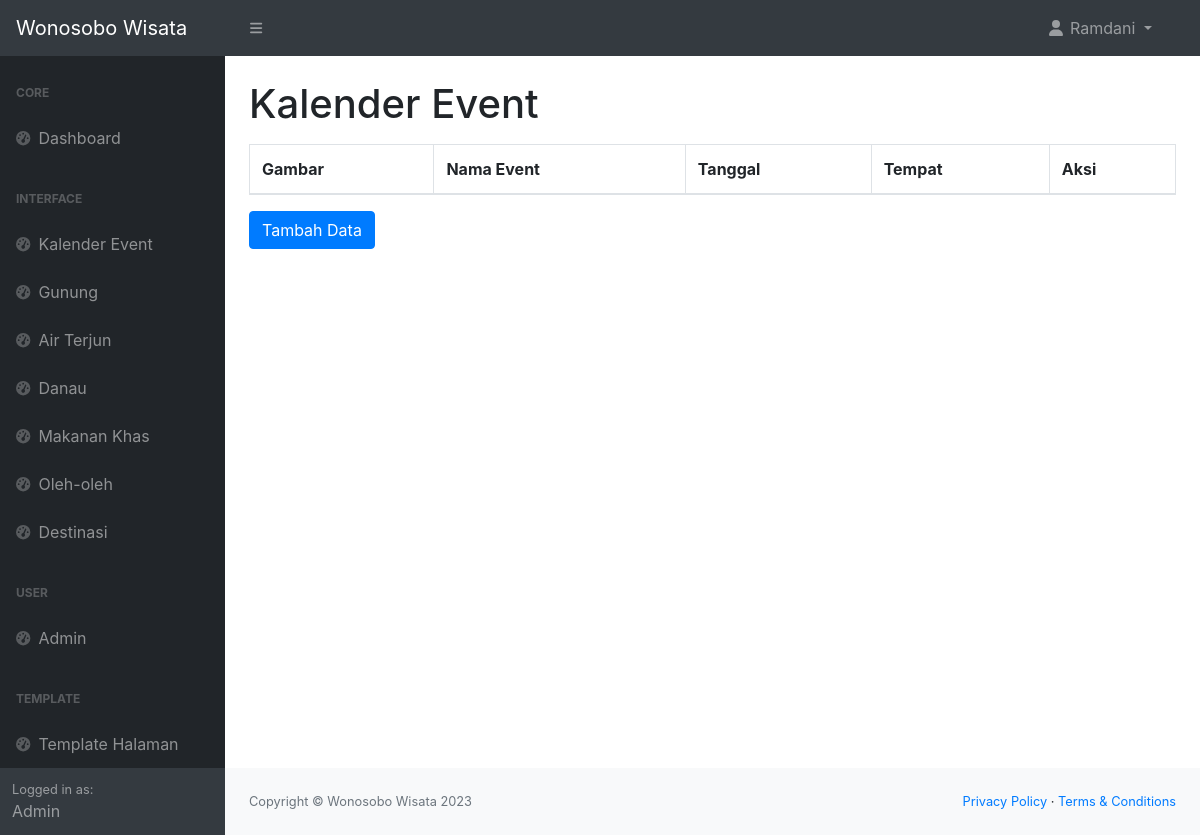
Before: /admin/kalender_event.php (signed in) with the older database file.
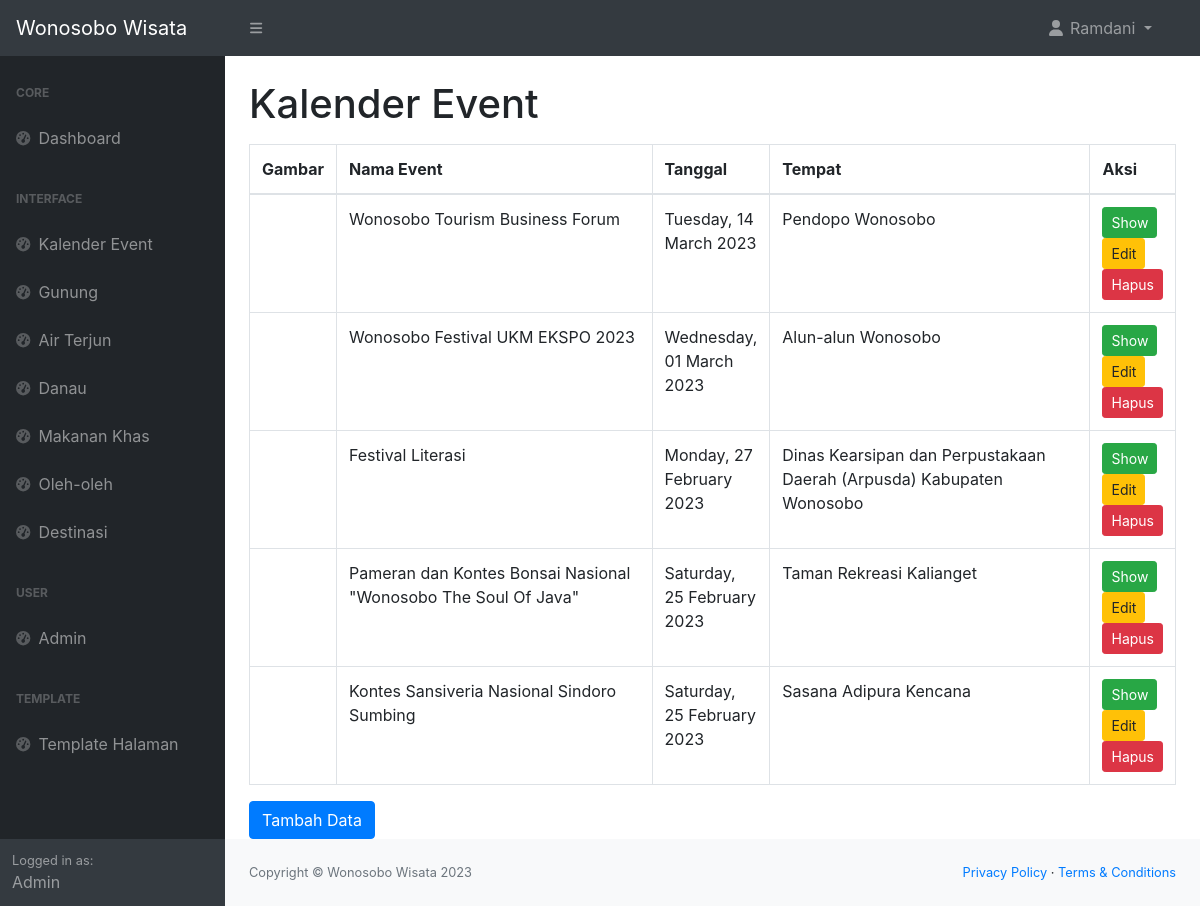
After: the same page with the newer database file.
### tables this page shows
CREATE TABLE `tabel_kalender_event` (
  `kalender_event_id` int(11) NOT NULL,
  `img_kalender_event` text NOT NULL,
  `nama_event` varchar(255) NOT NULL,
  `deskripsi_event` text NOT NULL,
  `tempat_event` varchar(255) NOT NULL,
  `tanggal_event` date NOT NULL,
  `link_google_maps_event` varchar(500) NOT NULL
);

### admin/kalender_event.php (the view, shortened to what this page needs)
<!DOCTYPE html>
<html lang="en">
<head>
    <link href="https://cdn.jsdelivr.net/npm/simple-datatables@7.1.2/dist/style.min.css" rel="stylesheet" />
    <link href="css/styles.css" rel="stylesheet" />
    <link rel="stylesheet" href="https://maxcdn.bootstrapcdn.com/bootstrap/4.0.0/css/bootstrap.min.css">
</head>
<body>
    <?php include 'navbar.php'; ?>
    <div id="layoutSidenav">
        <div id="layoutSidenav_nav">
            <?php include 'sidebar.php'; ?>
        </div>
        <div id="layoutSidenav_content">
            <main>
                <div class="container-fluid px-4">
                    <h1 class="mt-4">Kalender Event</h1>
                    <div class="table-responsive mt-3">
                        <table class="table table-bordered">
                            <thead>
                                <tr>
                                    <th>Gambar</th>
                                    <th>Nama Event</th>
                                    <th>Tanggal</th>
                                    <th>Tempat</th>
                                    <th>Aksi</th>
                                </tr>
                            </thead>
                            <tbody>
                                <?php
                                include '../connect.php';
                                $query = "SELECT * FROM tabel_kalender_event ORDER BY tanggal_event DESC";
                                $datas = $conn->query($query);
                                foreach ($datas as $data) :
                                    $timestamp = strtotime($data['tanggal_event']);
                                    $formattedDate = date('l, d F Y', $timestamp);
                                ?>
                                    <tr>
                                        <td>
                                        </td>
                                        <td style="width: 400px;">
                                            <?= $data['nama_event'] ?>
                                        </td>
                                        <td>
                                            <?= $formattedDate ?>
                                        </td>
                                        <td style="width: 400px;">
                                            <?= $data['tempat_event'] ?>
                                        </td>
                                        <td>
                                            <button type="button" class="btn btn-success btn-sm" data-toggle="modal" data-target="#showDataModal<?= $data['kalender_event_id'] ?>">Show</button>
                                            <button type="button" class="btn btn-warning btn-sm" data-toggle="modal" data-target="#editDataModal<?= $data['kalender_event_id'] ?>">Edit</button>
                                            <button type="button" class="btn btn-danger btn-sm" data-toggle="modal" data-target="#hapusDataModal<?= $data['kalender_event_id'] ?>">Hapus</button>
                                        </td>
                                    </tr>
                                <?php endforeach ?>
                            </tbody>
                        </table>
                    </div>
                    <button type="button" class="btn btn-primary" data-toggle="modal" data-target="#tambahDataModal">
                        Tambah Data
                    </button>
                </div>
            </main>
            <?php include 'footer.php'; ?>
        </div>
    </div>
</body>
</html>

### admin/navbar.php (shortened to what this page needs)
<nav class="sb-topnav navbar navbar-expand navbar-dark bg-dark">
    <a class="navbar-brand" href="index.html">Wonosobo Wisata</a>
    <button class="btn btn-link btn-sm order-1 order-lg-0 me-4 me-lg-0" id="sidebarToggle" href="#!"><i class="fas fa-bars"></i></button>
    <ul class="navbar-nav ms-auto ms-md-0 me-3 me-lg-4">
        <li class="nav-item dropdown">
            <a class="nav-link dropdown-toggle" id="navbarDropdown" href="#" role="button" data-bs-toggle="dropdown" aria-expanded="false">
                <i class="fas fa-user fa-fw"></i>
                <?php
                if (isset($_SESSION['nama_lengkap_user'])) {
                    echo "" . $_SESSION['nama_lengkap_user'] . "";
                }
                ?>
            </a>
        </li>
    </ul>
</nav>

### admin/sidebar.php (shortened to what this page needs)
<nav class="sb-sidenav accordion sb-sidenav-dark" id="sidenavAccordion">
    <div class="sb-sidenav-menu">
        <div class="nav">
            <div class="sb-sidenav-menu-heading">Core</div>
            <a class="nav-link" href="index.php">
                <div class="sb-nav-link-icon"><i class="fas fa-tachometer-alt"></i></div>
                Dashboard
            </a>
            <div class="sb-sidenav-menu-heading">Interface</div>
            <a class="nav-link" href="kalender_event.php">
                <div class="sb-nav-link-icon"><i class="fas fa-tachometer-alt"></i></div>
                Kalender Event
            </a>
            <a class="nav-link" href="gunung.php">
                <div class="sb-nav-link-icon"><i class="fas fa-tachometer-alt"></i></div>
                Gunung
            </a>
            <a class="nav-link" href="air_terjun.php">
                <div class="sb-nav-link-icon"><i class="fas fa-tachometer-alt"></i></div>
                Air Terjun
            </a>
            <a class="nav-link" href="danau.php">
                <div class="sb-nav-link-icon"><i class="fas fa-tachometer-alt"></i></div>
                Danau
            </a>
            <a class="nav-link" href="makanan_khas.php">
                <div class="sb-nav-link-icon"><i class="fas fa-tachometer-alt"></i></div>
                Makanan Khas
            </a>
            <a class="nav-link" href="oleh_oleh.php">
                <div class="sb-nav-link-icon"><i class="fas fa-tachometer-alt"></i></div>
                Oleh-oleh
            </a>
            <a class="nav-link" href="destinasi.php">
                <div class="sb-nav-link-icon"><i class="fas fa-tachometer-alt"></i></div>
                Destinasi
            </a>
            <div class="sb-sidenav-menu-heading">User</div>
            <a class="nav-link" href="user.php">
                <div class="sb-nav-link-icon"><i class="fas fa-tachometer-alt"></i></div>
                Admin
            </a>
            <div class="sb-sidenav-menu-heading">Template</div>
            <a class="nav-link" href="template.php">
                <div class="sb-nav-link-icon"><i class="fas fa-tachometer-alt"></i></div>
                Template Halaman
            </a>
        </div>
    </div>
    <div class="sb-sidenav-footer">
        <div class="small">Logged in as:</div>
        Admin
    </div>
</nav>

### admin/footer.php
<footer class="py-4 bg-light mt-auto">
    <div class="container-fluid px-4">
        <div class="d-flex align-items-center justify-content-between small">
            <div class="text-muted">Copyright &copy; Wonosobo Wisata 2023</div>
            <div>
                <a href="#">Privacy Policy</a>
                &middot;
                <a href="#">Terms &amp; Conditions</a>
            </div>
        </div>
    </div>
</footer>

Changed rows visible on the page:
added tabel_kalender_event: nama_event "Wonosobo Tourism Business Forum", tanggal_event "Tuesday, 14 March 2023", tempat_event "Pendopo Wonosobo"
added tabel_kalender_event: nama_event "Wonosobo Festival UKM EKSPO 2023", tanggal_event "Wednesday, 01 March 2023", tempat_event "Alun-alun Wonosobo"
added tabel_kalender_event: nama_event "Festival Literasi", tanggal_event "Monday, 27 February 2023", tempat_event "Dinas Kearsipan dan Perpustakaan Daerah (Arpusda) Kabupaten Wonosobo"
added tabel_kalender_event: nama_event "Pameran dan Kontes Bonsai Nasional \"Wonosobo The Soul Of Java\"", tanggal_event "Saturday, 25 February 2023", tempat_event "Taman Rekreasi Kalianget"
added tabel_kalender_event: nama_event "Kontes Sansiveria Nasional Sindoro Sumbing", tanggal_event "Saturday, 25 February 2023", tempat_event "Sasana Adipura Kencana"
